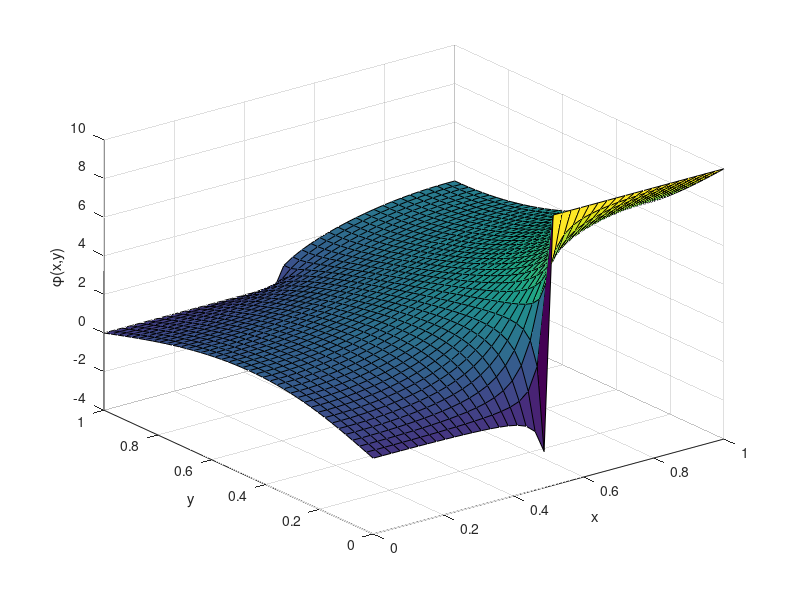

Write the MATLAB code that produced this figure.
%% EMEC 303
%  Lance Nichols
%  Section-002
%  9/28/2020

%% 2d potential flow problem
clear;clc;
% inputs
nx=40;
ny=40;
lx=1;
ly=1;
x=linspace(0,lx,nx);
y=linspace(0,ly,nx);
dx=x(2)-x(1);
dy=y(2)-y(1);
if dx~=dy
    error('dx must equal dy')
end
%boundary conditions and matrices
phi_ul=10;
phi_lr=0;
a=zeros(nx*ny,nx*ny);
b=zeros(nx*ny,1);
for i=2:nx-1
    for j=2:ny-1
    n=i+(j-1)*nx;%identify row
    a(n,n)=-4;%phi(i,j)
    a(n,n-1)=1;%phi(i-1,j)
    a(n,n+1)=1;%phi(i+1,j)
    a(n,n-nx)=1;%phi(i,j-1)
    a(n,n+nx)=1;%phi(i,j+1)
    b(n,1)=0;
    end
end
i=1;
for j=1:ceil(ny/2)%derivative boundary conditions
    n=i+(j-1)*nx;
    a(n,n)=1;
    a(n,n+1)=1;
    b(n,1)=0;
end
for j=ceil(ny/2)+1:ny
    n=i+(j-1)*nx;
    a(n,n)=1;
    b(n,1)=phi_ul;
end
%right side
i=nx;
for j=1:ceil(ny/2)%derivative boundary conditions
    n=i+(j-1)*nx;
    a(n,n)=1;
    b(n,1)=phi_lr;
end
for j=ceil(ny/2)+1:ny
    n=i+(j-1)*nx;
    a(n,n)=1;
    a(n,n-1)=-1;
    b(n,1)=0;
end
%bottom boundaries
j=1;
for i=2:nx-1
    n=i+(j-1)*nx;
    a(n,n)=1;
    a(n,n+nx)=-1;
    b(n,1)=0;
end

j=ny;
for i=2:nx-1
    n=i+(j-1)*nx;
    a(n,n)=1;
    a(n,n-nx)=-1;
    b(n,1)=0;
end
%solve
phiV=a\b;
%store as 2d array
phi=zeros(nx,ny);
for i=1:nx
    for j=1:ny
    n=i+(j-1)*nx;
    phi(i,j)=phiV(n);
    end
end
%plot
figure(1);clf(1);
surf(x,y,phi);
xlabel('x');
ylabel('y');
zlabel('\phi(x,y)');